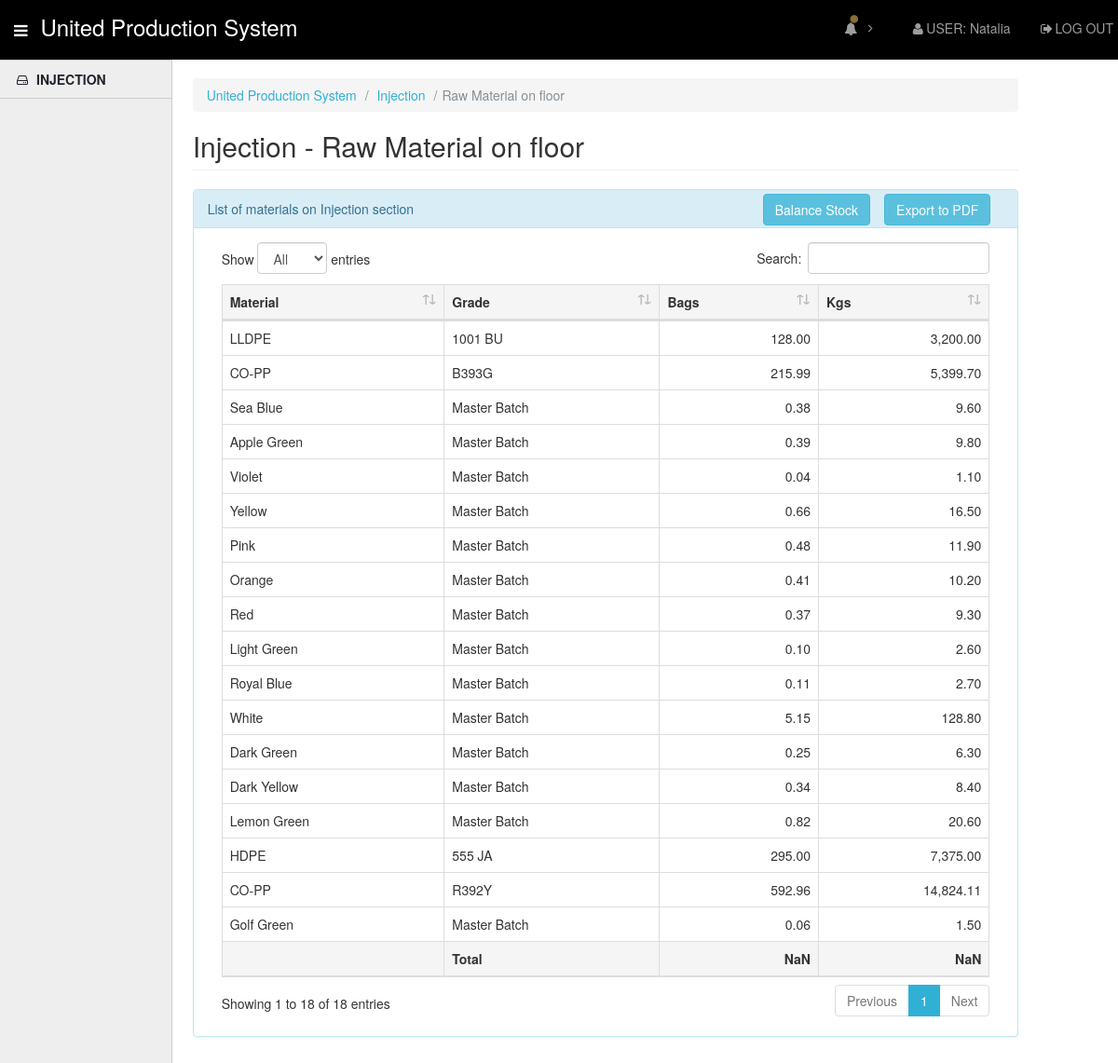
The page /injection/stock.php (signed in) on the database its author committed.
### tables this page shows
CREATE TABLE `stock_materials` (
  `stock_material_id` int(11) NOT NULL AUTO_INCREMENT,
  `material_id` int(11) NOT NULL,
  `machine_id` int(11) NOT NULL,
  `bags` double(12,4) NOT NULL,
  PRIMARY KEY (`stock_material_id`),
  UNIQUE KEY `unique_formula` (`material_id`,`machine_id`),
  KEY `stock_materials_ibfk_2_idx` (`machine_id`),
  CONSTRAINT `stock_materials_ibfk_1` FOREIGN KEY (`material_id`) REFERENCES `materials` (`material_id`),
  CONSTRAINT `stock_materials_ibfk_2` FOREIGN KEY (`machine_id`) REFERENCES `machines` (`machine_id`)
);

CREATE TABLE `materials` (
  `material_id` int(11) NOT NULL AUTO_INCREMENT,
  `material_name` varchar(150) NOT NULL,
  `material_grade` varchar(150) DEFAULT NULL,
  `kgs_bag` double(10,2) NOT NULL DEFAULT '0.00',
  `color` tinyint(1) NOT NULL DEFAULT '0',
  `sacks` tinyint(1) NOT NULL DEFAULT '0',
  `multilayer` tinyint(1) NOT NULL DEFAULT '0',
  `printing` tinyint(1) NOT NULL DEFAULT '0',
  `injection` tinyint(1) NOT NULL DEFAULT '0',
  `macchi` tinyint(1) NOT NULL DEFAULT '0',
  `packing` tinyint(1) NOT NULL DEFAULT '0',
  `manufacturer` varchar(150) DEFAULT NULL,
  `master_batch` tinyint(1) NOT NULL DEFAULT '0',
  `material` tinyint(1) NOT NULL DEFAULT '0',
  `consumables` tinyint(1) NOT NULL DEFAULT '0',
  `semifinished` tinyint(1) NOT NULL DEFAULT '0',
  `finished` tinyint(1) NOT NULL DEFAULT '0',
  `pvccones` varchar(45) NOT NULL DEFAULT '0',
  PRIMARY KEY (`material_id`),
  UNIQUE KEY `unique_material` (`material_name`,`material_grade`)
);

### inc/class.stock.inc.php (shortened to what this page needs)
<?php
class Stock
{
	private $_db;
	public function __construct($db=NULL)
	{
		if(is_object($db))
		{
			$this->_db = $db;
		}
		else
		{
			$dsn = "mysql:host=".DB_HOST.";dbname=".DB_NAME;
			$this->_db = new PDO($dsn, DB_USER, DB_PASS);
		}
	}
    public function stockMaterials($x)
    {
        $sql = "SELECT material_name, material_grade, bags, kgs_bag
                FROM  `stock_materials`
    			INNER JOIN materials ON materials.material_id = `stock_materials`.material_id AND `consumables` = 0
                WHERE machine_id = ". $x .";";
        if($stmt = $this->_db->prepare($sql))
        {
            $stmt->execute();
            while($row = $stmt->fetch())
            {
                $NAME = $row['material_name'];
                $GRADE = $row['material_grade'];
                $BAGS = $row['bags'];
                $kgs = $BAGS*$row['kgs_bag'];
                echo '<tr>
                        <td>'. $NAME .'</td>
                        <td>'. $GRADE .'</td>
                        <td class="text-right">'. number_format($BAGS,2,'.',',') .'</td>
                        <td class="text-right">'. number_format($kgs,2,'.',',') .'</td>
                    </tr>';
                }
        }
    }
}

### assets/css/style.css (style rules this page uses)
html { min-height: 100%; position: relative; }
body { font-family: "Helvetica Neue", Helvetica, Arial, sans-serif; font-size: 14px; padding-top: 64px; padding-bottom: 30px; }

### rows shown on the page
stock_materials: material.material_name "LLDPE", material.material_grade "1001 BU", bags "128.00", bags.kgs_bag "3,200.00"
stock_materials: material.material_name "CO-PP", material.material_grade "B393G", bags "215.99", bags.kgs_bag "5,399.70"
stock_materials: material.material_name "Sea Blue", material.material_grade "Master Batch", bags "0.38", bags.kgs_bag "9.60"
stock_materials: material.material_name "Apple Green", material.material_grade "Master Batch", bags "0.39", bags.kgs_bag "9.80"
stock_materials: material.material_name "Violet", material.material_grade "Master Batch", bags "0.04", bags.kgs_bag "1.10"
stock_materials: material.material_name "Yellow", material.material_grade "Master Batch", bags "0.66", bags.kgs_bag "16.50"
stock_materials: material.material_name "Pink", material.material_grade "Master Batch", bags "0.48", bags.kgs_bag "11.90"
stock_materials: material.material_name "Orange", material.material_grade "Master Batch", bags "0.41", bags.kgs_bag "10.20"
stock_materials: material.material_name "Red", material.material_grade "Master Batch", bags "0.37", bags.kgs_bag "9.30"
stock_materials: material.material_name "Light Green", material.material_grade "Master Batch", bags "0.10", bags.kgs_bag "2.60"
stock_materials: material.material_name "Royal Blue", material.material_grade "Master Batch", bags "0.11", bags.kgs_bag "2.70"
stock_materials: material.material_name "White", material.material_grade "Master Batch", bags "5.15", bags.kgs_bag "128.80"
stock_materials: material.material_name "Dark Green", material.material_grade "Master Batch", bags "0.25", bags.kgs_bag "6.30"
stock_materials: material.material_name "Dark Yellow", material.material_grade "Master Batch", bags "0.34", bags.kgs_bag "8.40"
stock_materials: material.material_name "Lemon Green", material.material_grade "Master Batch", bags "0.82", bags.kgs_bag "20.60"
stock_materials: material.material_name "HDPE", material.material_grade "555 JA", bags "295.00", bags.kgs_bag "7,375.00"
stock_materials: material.material_name "CO-PP", material.material_grade "R392Y", bags "592.96", bags.kgs_bag "14,824.11"
stock_materials: material.material_name "Golf Green", material.material_grade "Master Batch", bags "0.06", bags.kgs_bag "1.50"

### other values the page prints
$_SESSION['Username'] "Natalia"
